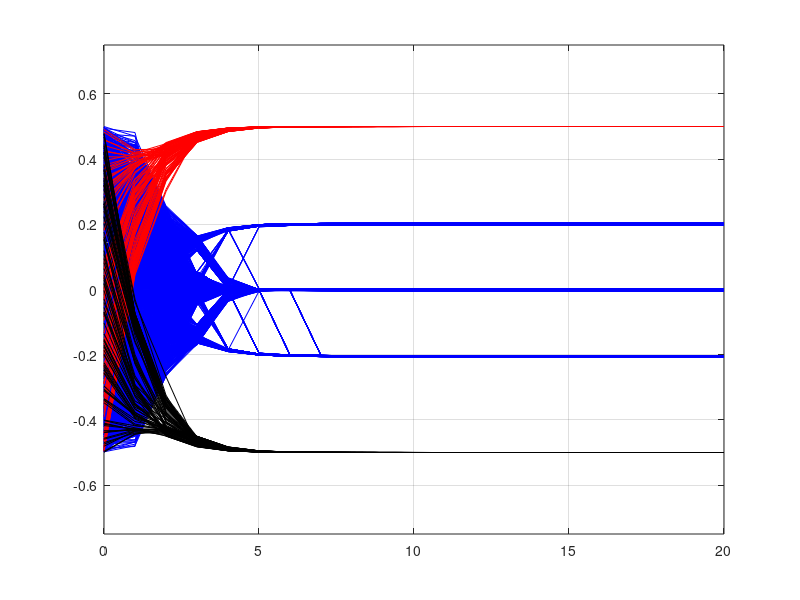

The MATLAB source for this figure:
clear all;clc;
time = 20;

N = 2000;
Pp = 0.05;
Pn = 0.05;

count_p = floor(N*Pp);
count_n = floor(N*Pn);
count_f = N-count_p-count_n;

xp = rand(1,count_p)-0.5;
xn = rand(1,count_n)-0.5;
xf = rand(1,count_f)-0.5;

alaph = 0.4;
beta = 0.4;

elta_p = 0.25;
elta_n = 0.25;
elta_f = rand(1,count_f)*0.5;

d = 0.5;
g = -0.5;
w = 0.5;
z = 0.5;

matrix_f = [xf];
matrix_p = [xp];
matrix_n = [xn];

for i = 1:time
   for j = 1:count_f
      temp_f = abs(xf-xf(j))<=elta_f(j);
      temp_p = abs(xp-xf(j))<=elta_f(j);
      temp_n = abs(xn-xf(j))<=elta_f(j);
      if sum(temp_f)==0
          result_f = 0;
      else
          result_f = sum(temp_f.*xf)/sum(temp_f);
      end
          
      if sum(temp_p)==0
          result_p = 0;
      else
          result_p = sum(temp_p.*xp)/sum(temp_p);
      end
          
      if sum(temp_n)==0
          result_n = 0;
      else
          result_n = sum(temp_n.*xn)/sum(temp_n);
      end
      
      xf(j) = (1-alaph-beta)*result_f + alaph*result_p + beta*result_n;
   end
    
   for m = 1:count_p
      temp_xp = abs(xp-xp(m))<=elta_p;
      xp(m) = (1-w)*sum(xp.*temp_xp)/sum(temp_xp)+w*d;
   end
   
   for n = 1:count_n
      temp_xn = abs(xn-xn(n))<=elta_n;
      xn(n) = (1-z)*sum(xn.*temp_xn)/sum(temp_xn)+z*g;
   end
   matrix_f = [matrix_f;xf];
   matrix_p = [matrix_p;xp];
   matrix_n = [matrix_n;xn];
    
end
for i = 1:count_f
   plot(0:20,matrix_f(:,i)','-b')
   hold on
end

for i = 1:count_p
   plot(0:20,matrix_p(:,i)','-r')
   hold on
end

for i = 1:count_n
   plot(0:20,matrix_n(:,i)','-k')
   hold on
end
grid on

axis([0 20 -0.75 0.75])




